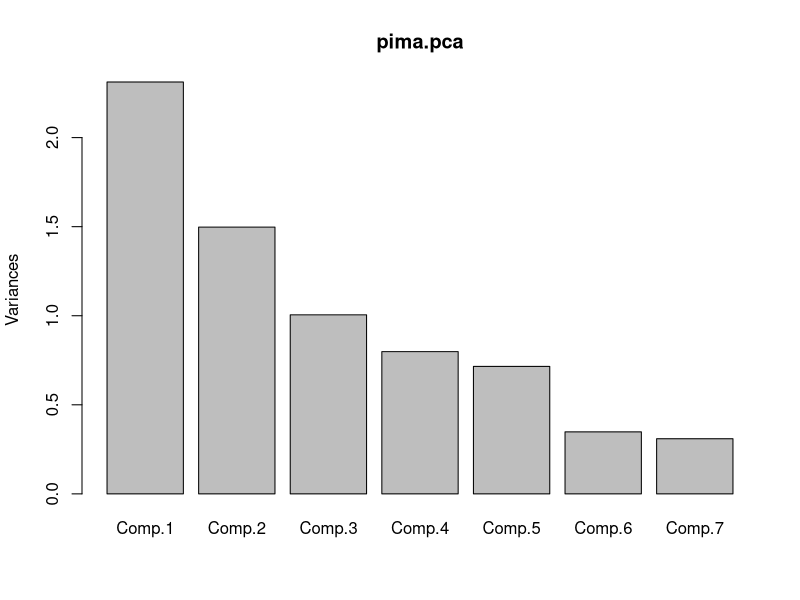
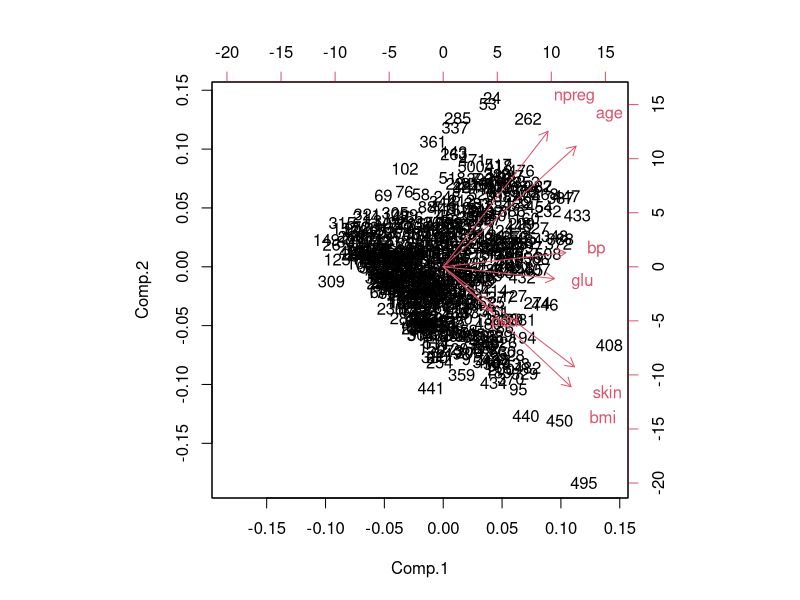

Write the R code that produced these figures, in order. (Note: this script raises an error after producing the figures.)
#********************************************#
#                                            #
#                   Pima_PCA                 #
#                                            #
#********************************************#

Pima <- read.csv("Pima.csv", header=T)
Pima$z <- factor(Pima$z)

summary(Pima)

Pimaquant <- Pima[1:7]

pimaquant = scale(Pimaquant)
pima.pca = princomp(pimaquant)
pima.pca
loadings(pima.pca)
plot(pima.pca)

biplot(pima.pca)


load = with(pima.pca, unclass(loadings))
aload = abs(load) 
sweep(aload, 2, colSums(aload), "/")/Users/zineb/Downloads/crabs.r
